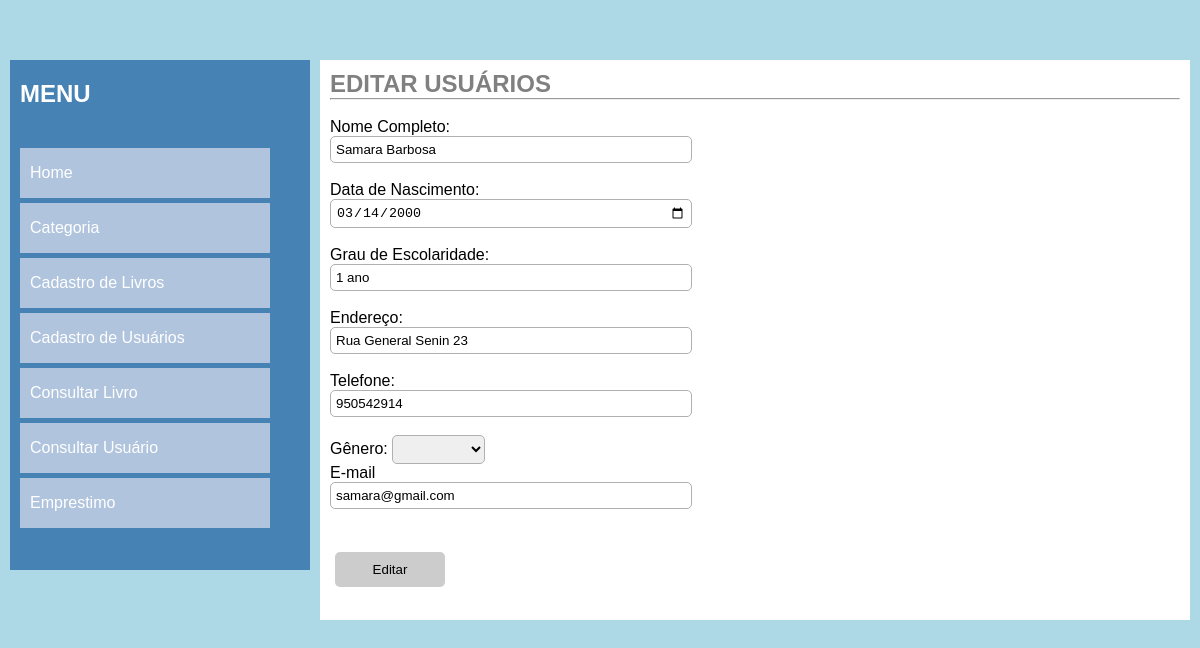
The app's page /alterarUsuario.php?codusuario=4 with its own data.
### tables this page shows
CREATE TABLE IF NOT EXISTS `usuarios` (
  `codusuario` int(11) NOT NULL AUTO_INCREMENT,
  `nome` varchar(45) NOT NULL,
  `data_nascimento` date NOT NULL,
  `grau_escolariedade` varchar(45) NOT NULL,
  `endereco` varchar(60) NOT NULL,
  `telefone` varchar(45) NOT NULL,
  `genero` varchar(20) NOT NULL,
  `email` varchar(80) NOT NULL,
  PRIMARY KEY (`codusuario`)
);

### alterarUsuario.php (the view, shortened to what this page needs)
<?php
 include_once("conexao.php");
$codusuario=filter_input(INPUT_GET, 'codusuario',FILTER_SANITIZE_NUMBER_INT);
$result_usuario = "SELECT * FROM usuarios where codusuario='$codusuario'";
$resultado_usuario = mysqli_query($conexao, $result_usuario);
$row_usuario = mysqli_fetch_assoc($resultado_usuario);
 ?>
<!DOCTYPE html>
<html lang="en">
<head>
    <link rel="stylesheet" href="style.css">
</head>
<body>
<div class="container">
<nav>
        <h1 class="titulo">MENU</h1>
            <ul class="menu">
            <a href="index.php"><li>Home</li></a>
            <a href="categoria.php"><li>Categoria</li></a>
            <a href="livro.php"> <li>Cadastro de Livros</li></a>
            <a href="usuario.php"><li>Cadastro de Usuários</li></a>
            <a href="consultaLivro.php"><li>Consultar Livro</li></a>
            <a href="consultaUsuario.php"><li>Consultar Usuário</li></a>
            <a href="emprestimo.php"><li>Emprestimo</li></a>
            </ul>
        </nav>
    <section class="sectionUsuario">
    <h1>EDITAR USUÁRIOS</h1>
    <hr> <br>
    <form action="editarUsuario.php" method="POST" class="form">
        <tr>
        <td> Nome Completo: </td>
        <td><input type="text" name="nome" value="<?php echo $row_usuario['nome']; ?>"><br></td>
        </tr>
        <tr>
        <td>Data de Nascimento:</td>
          <td><input type="date" name="data_nascimento" value="<?php echo $row_usuario['data_nascimento']; ?>" ><br></td>
        Grau de Escolaridade:<input type="text" name="grau_escolariedade" value="<?php echo $row_usuario['grau_escolariedade']; ?>" ><br>
       <td>Endereço:</td>
       <td><input type="text" name="endereco" value="<?php echo $row_usuario['endereco']; ?>" > <br></td>
        </tr>
        <tr>
       <td> Telefone:</td>
      <td><input type="fone" name="telefone" value="<?php echo $row_usuario['telefone']; ?>" ><br></td>
        </tr>
        <tr>
       <td> Gênero:</td>
      <td><select name="genero"value="<?php echo $row_usuario['genero']; ?>"  >
          <option value="0"></option>
          <option value="1">Masculino</option>
        </td>
        </tr><br>
        <tr>
        <td>E-mail</td>
        <td><input type="e-mail" name="email" value="<?php echo $row_usuario['email']; ?>" > <br></td>
        </tr>
        <div class="botao">
       <input type="submit" value="Editar" class="btn">
</form>
    </section>
</div>
</body>
</html>

### style.css (style rules this page uses)
* { margin: 0; padding: 0; }
a { text-decoration: none; }
body { background-color: #ADD8E6; font-family: Verdana, Geneva, Tahoma, sans-serif; }
.container { margin: auto; width: 1200px; margin-top: 50px; padding: 10px; }
.titulo { margin-bottom: 40px; margin-top: 10px; color: #fff; }
nav { width: 300px; height: 510px; background-color: #4682B4; float: left; box-sizing: border-box; padding: 10px; }
section { width: 870px; height: 510px; margin-left: 10px; float: left; background-color: #fff; box-sizing: border-box; padding: 10px; }
.sectionUsuario { width: 870px; height: 560px; margin-left: 10px; float: left; background-color: #fff; box-sizing: border-box; padding: 10px; }
section h1 { color:#808080; }
ul.menu { list-style-type:none; }
ul.menu li { width: 250px; height: 50px; line-height: 30px; background-color: #B0C4DE; color: #fff; margin-top: 5px; box-sizing: border-box; padding: 10px; }
form input { padding: 2px; width: 350px; display: block; border: 1px solid#ccc; }
form input[type="text"] { padding: 5px; border-radius:5px; border: 1px solid rgb(177, 175, 175); }
form input[type="date"] { padding: 5px; border-radius:5px; border: 1px solid rgb(177, 175, 175); }
form input[type="fone"] { padding: 5px; border-radius:5px; border: 1px solid rgb(177, 175, 175); }
form input[type="e-mail"] { padding: 5px; border-radius:5px; border: 1px solid rgb(177, 175, 175); }
select { padding: 5px; border-radius:5px; border: 1px solid rgb(177, 175, 175); }
.botao { margin-top: 10px; display: flex; }
.btn { margin-top: 0px; margin: 5px; width: 110px; height: 35px; cursor: pointer; border: none; border-radius: 5px; background-color: #ccc; }
.btn { margin-top: 15px; }

### records on screen
usuarios: nome "Samara Barbosa", data_nascimento "03/14/2000", grau_escolariedade "1 ano", endereco "Rua General Senin 23", telefone "950542914", email "samara@gmail.com"
